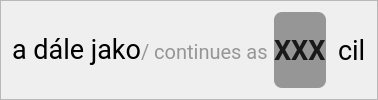
                        <widget class="QFrame" name="frame_navaznySpoj">
                         <property name="frameShape">
                          <enum>QFrame::Shape::StyledPanel</enum>
                         </property>
                         <property name="frameShadow">
                          <enum>QFrame::Shadow::Raised</enum>
                         </property>
                         <layout class="QHBoxLayout" name="horizontalLayout_13">
                          <item>
                           <widget class="QLabel" name="label_adalejako">
                            <property name="sizePolicy">
                             <sizepolicy hsizetype="Maximum" vsizetype="Preferred">
                              <horstretch>0</horstretch>
                              <verstretch>0</verstretch>
                             </sizepolicy>
                            </property>
                            <property name="font">
                             <font>
                              <family>roboto</family>
                              <pointsize>20</pointsize>
                             </font>
                            </property>
                            <property name="text">
                             <string>&lt;html&gt;&lt;head/&gt;&lt;body&gt;&lt;p&gt;&lt;span style=&quot; font-size:20pt;&quot;&gt;a dále jako&lt;/span&gt;&lt;span style=&quot; font-size:15pt; color:#969696;&quot;&gt;/ continues as&lt;/span&gt;&lt;/p&gt;&lt;/body&gt;&lt;/html&gt;</string>
                            </property>
                           </widget>
                          </item>
                          <item>
                           <widget class="QLabel" name="label_followingLine">
                            <property name="sizePolicy">
                             <sizepolicy hsizetype="Maximum" vsizetype="Preferred">
                              <horstretch>0</horstretch>
                              <verstretch>0</verstretch>
                             </sizepolicy>
                            </property>
                            <property name="font">
                             <font>
                              <family>roboto</family>
                              <pointsize>20</pointsize>
                              <bold>true</bold>
                             </font>
                            </property>
                            <property name="styleSheet">
                             <string notr="true">color:rgb(25,25,25);
background-color: rgb(150,150,150);
font-weight: bold;
border-radius: 8px;

</string>
                            </property>
                            <property name="text">
                             <string>XXX</string>
                            </property>
                           </widget>
                          </item>
                          <item>
                           <widget class="QLabel" name="label_followingArrow">
                            <property name="sizePolicy">
                             <sizepolicy hsizetype="Maximum" vsizetype="Preferred">
                              <horstretch>0</horstretch>
                              <verstretch>0</verstretch>
                             </sizepolicy>
                            </property>
                            <property name="font">
                             <font>
                              <family>roboto</family>
                              <pointsize>20</pointsize>
                             </font>
                            </property>
                            <property name="text">
                             <string>&lt;html&gt;&lt;head/&gt;&lt;body&gt;&lt;p&gt;&lt;img src=&quot;:/images/resources/LCD-piktogramy_verze-LCD-5-17.svg&quot; height=&quot;30&quot;/&gt;&lt;/p&gt;&lt;/body&gt;&lt;/html&gt;</string>
                            </property>
                           </widget>
                          </item>
                          <item>
                           <widget class="QLabel" name="label_followingDestination">
                            <property name="sizePolicy">
                             <sizepolicy hsizetype="Expanding" vsizetype="Preferred">
                              <horstretch>0</horstretch>
                              <verstretch>0</verstretch>
                             </sizepolicy>
                            </property>
                            <property name="font">
                             <font>
                              <family>roboto</family>
                              <pointsize>20</pointsize>
                             </font>
                            </property>
                            <property name="text">
                             <string>cil</string>
                            </property>
                           </widget>
                          </item>
                         </layout>
                        </widget>
